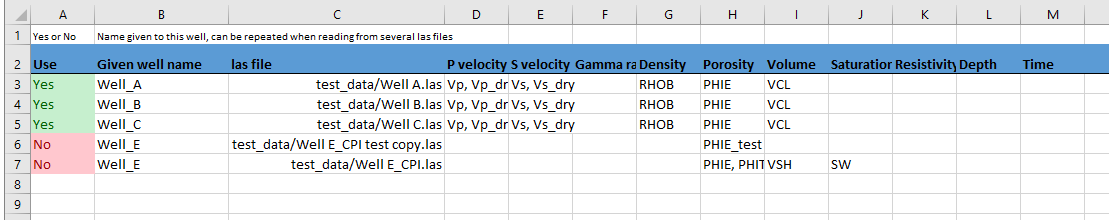
#> input picture images/Annotation 2020-02-11 093608.png, 1109 x 220 px
$ python -i crossplot.py   (imports and definitions only)
#> lines starting #> are read from the running program, lines starting #| are printed output that depends on the picture
# -*- coding: utf-8 -*-
# ------------------------------------------------------------------
# Filename: crossplot.py
#  Purpose: Plotting cross plots
#   Author: Erik Marten Blixt
#   Email: marten.blixt@gmail.com
#
# --------------------------------------------------------------------
"""
Cross plot

Taken from the the infrapy project Blixt wrote earlier, but made independent of the infrapy library

:copyright:
:license:
    GNU Lesser General Public License, Version 3
    (https://www.gnu.org/copyleft/lesser.html)
"""
import sys
import matplotlib.colors as colors
import matplotlib.pyplot as plt
import numpy as np
import numpy.ma as ma
from matplotlib.font_manager import FontProperties
from scipy import stats
from scipy.optimize import least_squares
import warnings
import logging

log = logging.getLogger(__name__)

# [4 lines not run here, left out]

cnames = [str(u) for u in colors.cnames.keys()]

msymbols = np.array(['o','s','v','^','<','>','p','*','h','H','+','x','D','d','|','_','.','1','2','3','4','8'])


# [335 lines left out: functions main, plot, not called in this run]


def normalize(data):
    this_min = np.nanmin(data)
    this_max = np.nanmax(data)
    return (data - this_min) / (this_max - this_min)


def point_size(data, min_size=10., max_size=120., scale='lin'):
    increase = max_size - min_size
    if scale == 'lin':
        return min_size + normalize(data) * increase

    elif scale == 'square':
        return min_size + (normalize(data) * np.sqrt(increase)) ** 2

    elif scale == 'log':
        return min_size + np.exp(
            normalize(data) * np.log(increase))
    else:
        return None


# [2 lines not run here, left out]

>>> import cv2
>>> picture = cv2.imread('images/Annotation 2020-02-11 093608.png', cv2.IMREAD_GRAYSCALE)
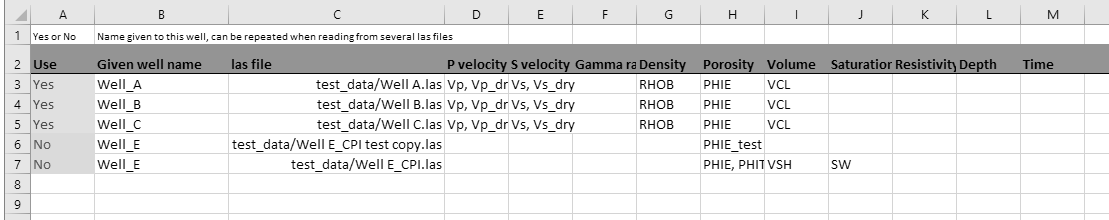
#> picture: shape (220, 1109); min 0, max 255, mean 226.7
>>> result = point_size(picture)
#> in normalize, `this_min = np.nanmin(data)`: this_min = 0
#> in normalize, `this_max = np.nanmax(data)`: this_max = 255
#> in point_size, `return min_size + normalize(data) * increase`:
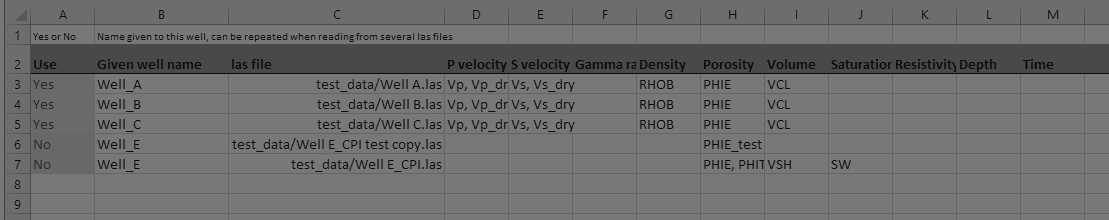
#> returned value: shape (220, 1109) float64; min 10, max 120, mean 107.8

$ run again, on images/Checkshots sheet.png
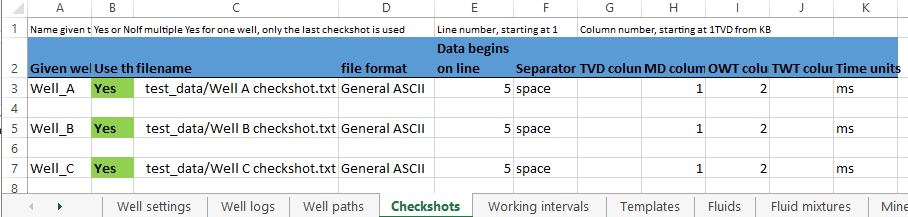
#> input picture images/Checkshots sheet.png, 908 x 217 px
#> `picture = cv2.imread('images/Annotation 2020-02-11 093608.png', cv2.IM..`:
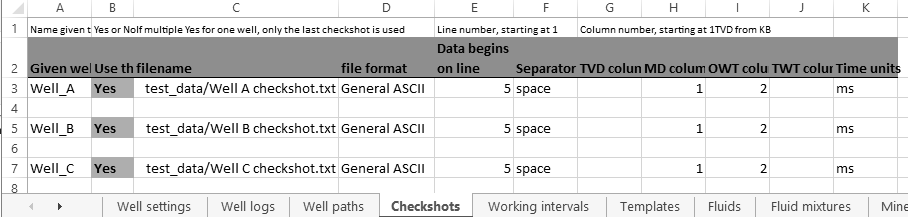
#> picture: shape (217, 908); min 0, max 255, mean 220.1
#> this_min = 0
#> this_max = 255
#> in point_size, `return min_size + normalize(data) * increase`:
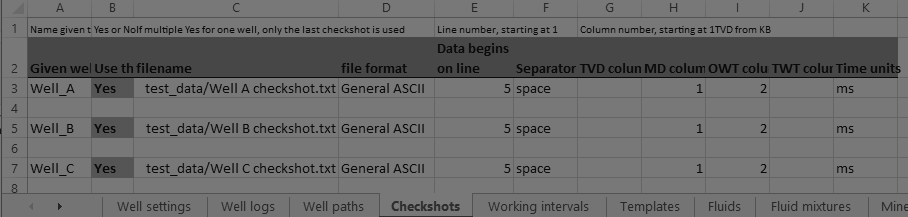
#> returned value: shape (217, 908) float64; min 10, max 120, mean 105

$ run again, on images/Fluid substitution - Mineralmixs.png
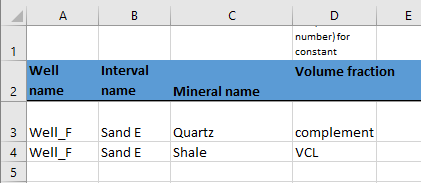
#> input picture images/Fluid substitution - Mineralmixs.png, 421 x 183 px
#> `picture = cv2.imread('images/Annotation 2020-02-11 093608.png', cv2.IM..`:
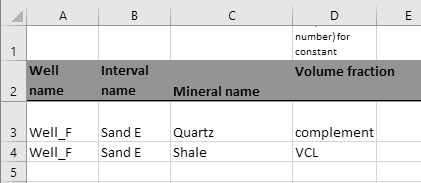
#> picture: shape (183, 421); min 0, max 255, mean 218.5
#> this_min = 0
#> this_max = 255
#> in point_size, `return min_size + normalize(data) * increase`:
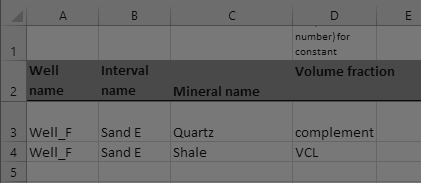
#> returned value: shape (183, 421) float64; min 10, max 120, mean 104.3

$ run again, on images/Fluid substitution - Minerals.png
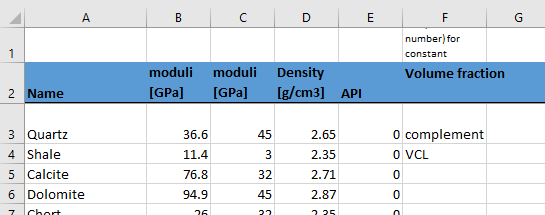
#> input picture images/Fluid substitution - Minerals.png, 545 x 215 px
#> `picture = cv2.imread('images/Annotation 2020-02-11 093608.png', cv2.IM..`:
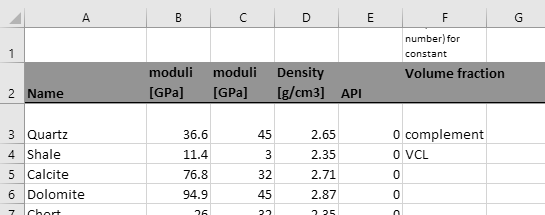
#> picture: shape (215, 545); min 0, max 255, mean 222.5
#> this_min = 0
#> this_max = 255
#> in point_size, `return min_size + normalize(data) * increase`:
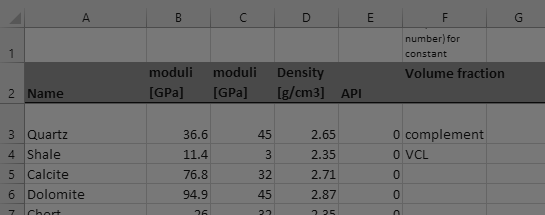
#> returned value: shape (215, 545) float64; min 10, max 120, mean 106
